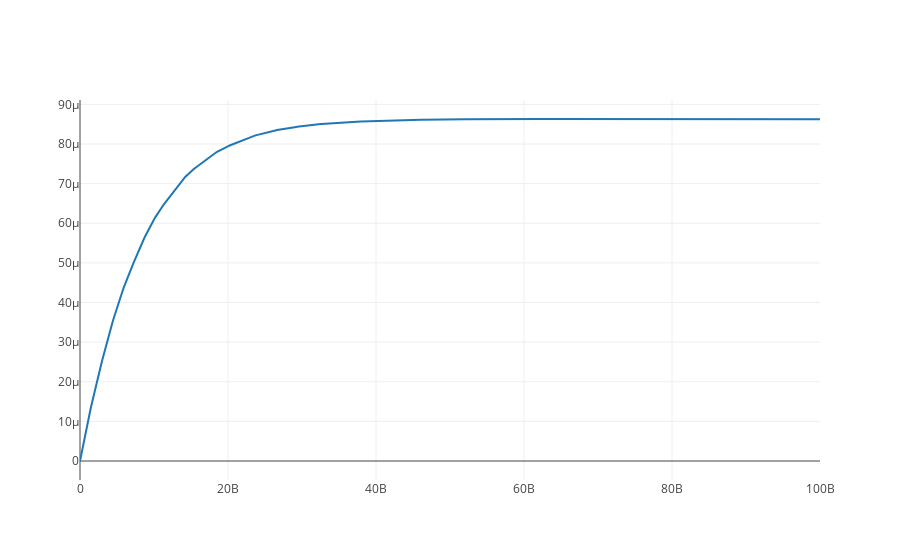

Here is the notebook cell this chart was saved with:
### Code cell
LacPath.reset()
LacPath.simulate(0., 10e10, 1000,['time','[lactose]']) #'S1','J1'
LacPath.plot()

LacPath.steadyStateSelections = ['[lactose]','J34','J13']
values = LacPath.getSteadyStateValues()
selections = LacPath.steadyStateSelections
print(values)
print(selections)

### Figure 1 — Plotly figure (JSON) as saved in the notebook; plotly's stock layout.template omitted (floating-point values rounded to 4 significant figures; data arrays with more than 128 entries replaced by an {"elided": "..."} marker saying what was removed)
{"data": [{"type": "scatter", "x": {"elided": "1000 float values"}, "y": {"elided": "1000 float values"}, "name": "[lactose]", "opacity": 1, "mode": "lines"}], "layout": {}}
